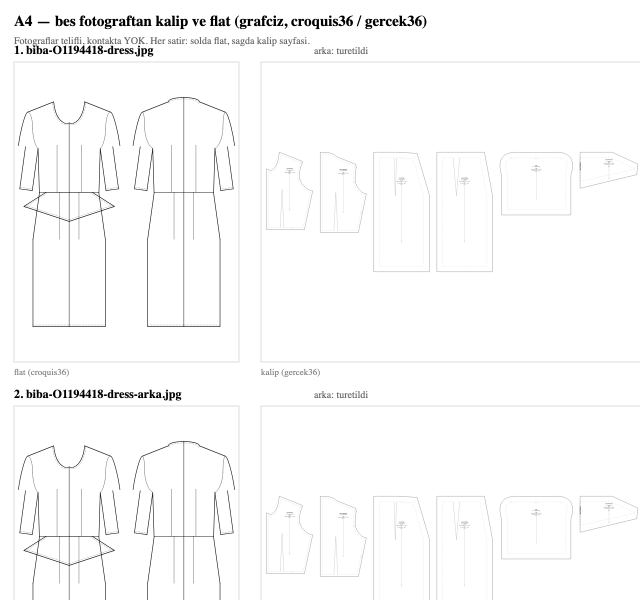
#> input picture _trash/giris/giris-foto-5.png, 1280 x 1200 px (shown at 1/2 size)
$ python -i flat-metre.py   (imports and definitions only)
#> lines starting #> are read from the running program, lines starting #| are printed output that depends on the picture; after the words box and inside, x2 and y2 are one past the last pixel; in counts of white or black regions, pixels touching at a corner belong together
#!/usr/bin/env python3
"""flat-metre — flat teknik çizimleri DETERMİNİSTİK ölçer. LLM/kanaat yok.

Golden = design_patterns/flats-clean (gerçek Etsy flat'leri) + Bugra kapak flat'leri.
Bizimki = flat-metre/out/*.png (rasterize.mjs).

Metrikler (hepsi en büyük bağlı bileşen = ön görünüm gövdesi üzerinde):
  profile21   : 21 normalize yükseklikte silüet genişliği / maks genişlik
  waist_ratio : %40-70 bandındaki min genişlik / omuz bandı (%8-18) genişliği
                (1.0'a yakın = bel oyuğu YOK = "üçgen heyula/kutu")
  hem_ratio   : etek ucu genişliği / omuz genişliği (kloşluk)
  symmetry    : mürekkep pikselinin bbox-merkez aynasıyla IoU'su
                (1.0 = piksel-simetrik = robotik; gerçek el çizimi < 1)
  frag        : 1000 mürekkep pikseli başına kopuk parça sayısı (titreklik/kıl-çizgi)
"""
import sys, os, json, glob
import numpy as np
from PIL import Image

INK_THR = 200      # gri < 200 = mürekkep (beyaz zemin varsayımı)
MIN_BLOB = 400     # px; küçük lekeler figür seçilirken elenir


def label(binary):
    """8-komşuluk bağlı bileşen etiketleme (BFS, stdlib+numpy)."""
    h, w = binary.shape
    labels = np.zeros((h, w), np.int32)
    cur = 0
    stack = []
    for sy in range(h):
        row = binary[sy]
        for sx in np.nonzero(row)[0]:
            if labels[sy, sx]:
                continue
            cur += 1
            stack.append((sy, sx)); labels[sy, sx] = cur
            while stack:
                y, x = stack.pop()
                y0, y1 = max(0, y-1), min(h, y+2)
                x0, x1 = max(0, x-1), min(w, x+2)
                for ny in range(y0, y1):
                    for nx in range(x0, x1):
                        if binary[ny, nx] and not labels[ny, nx]:
                            labels[ny, nx] = cur
                            stack.append((ny, nx))
    return labels, cur


def dilate(b, r=2):
    out = b.copy()
    for dy in range(-r, r+1):
        for dx in range(-r, r+1):
            if dy == 0 and dx == 0:
                continue
            s = np.roll(np.roll(b, dy, 0), dx, 1)
            out |= s
    return out


def split_views(ink):
    """FRONT+BACK yan yana çizimlerde SOL görünümü ver. Kontur çiziminde giysi
    İÇİ de boş olduğundan projeksiyon-vadisi güvenilmez; kural: mürekkep
    bbox'ı iki-görünüm kadar genişse (en/boy > 1.15) bbox ortasından kes."""
    ys, xs = np.nonzero(ink)
    if not len(xs):
        return ink
    x0, x1, y0, y1 = xs.min(), xs.max(), ys.min(), ys.max()
    bw, bh = x1 - x0 + 1, y1 - y0 + 1
    if bw / bh <= 1.15:
        return ink
    cut = x0 + bw // 2
    left = ink[:, :cut]
    return left if left.sum() > MIN_BLOB else ink


def measure(path):
#> called with path = '../../../_trash/giris/giris-foto-5.png'
    img = np.asarray(Image.open(path).convert('L'))
    ink = img < INK_THR
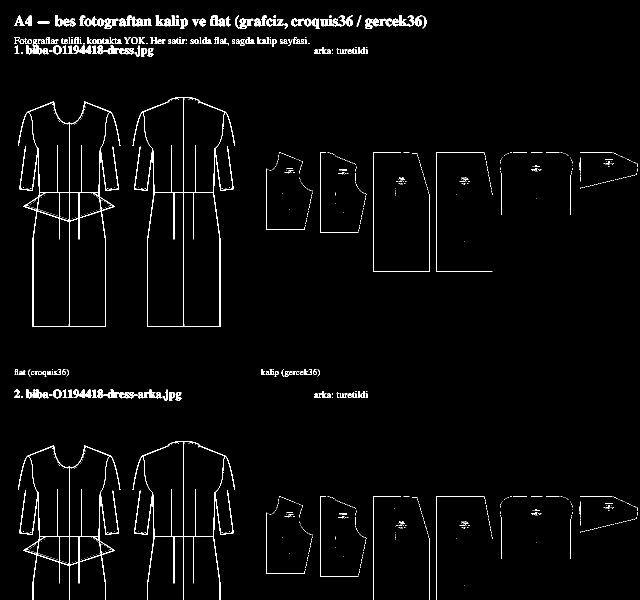
#> ink: shape (1200, 1280) bool (shown at 1/2 size); 2.5% white in thin lines or dots
    if ink.sum() < MIN_BLOB:
        return None
    ink = split_views(ink)
#> in split_views, `x0, x1, y0, y1 = xs.min(), xs.max(), ys.min(), ys.max()`: x0 = 28; x1 = 1275; y0 = 31; y1 = 1199
#> in split_views, `bw, bh = x1 - x0 + 1, y1 - y0 + 1`: bw = 1248; bh = 1169
    labels, n = label(ink)
#> after the loop in label, `for sy in range(h):`:
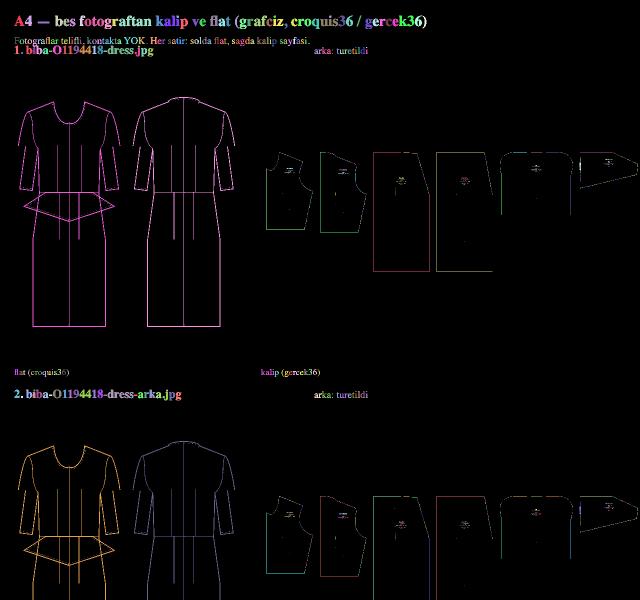
#> labels: shape (1200, 1280) int32 (shown at 1/2 size); 981 distinct labels, from 0 to 980; one colour per label, 0 black
#> after the loop in label, `for sy in range(h):`: cur = 980; stack = []
#> n = 980
    sizes = np.bincount(labels.ravel()); sizes[0] = 0
#> after `sizes = np.bincount(labels.ravel())`: sizes = 981 values, max 1497462 at index 0, min 1 at index 141, mean 1565.7
    main = sizes.argmax()
#> main = 145
    ys, xs = np.nonzero(labels == main)
#> ys = 4684 values from 203 to 653; xs = 4684 values, max 240 at index 842, min 36 at index 815, mean 138.2
    y0, y1, x0, x1 = ys.min(), ys.max(), xs.min(), xs.max()
#> y0 = 203; y1 = 653; x0 = 36; x1 = 240
    bh, bw = y1 - y0 + 1, x1 - x0 + 1
#> bh = 451; bw = 205
    comp = (labels == main)[y0:y1+1, x0:x1+1]
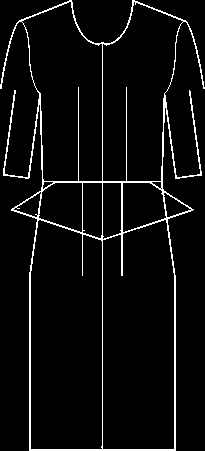
#> comp: shape (451, 205) bool; 5.1% white in thin lines or dots

    # genişlik profili: satırda ilk-son mürekkep aralığı
    spans = np.zeros(bh)
#> spans = 451 values from 0 to 0
    for r in range(bh):
        c = np.nonzero(comp[r])[0]
        spans[r] = (c[-1] - c[0] + 1) if len(c) else 0
#> this loop made 451 passes
#> c on passes 1, 2, 7: [69, 70, 71, 132, 133, 134], [67, 68, 69, 70, 71, 132, 133, 134, 135, 136, 137], [54, 55, 56, 57, 58, 71, 72, 132, 146, 147, 148, 149]
#> after the loop, spans = 451 values, max 205 at index 87, min 66 at index 0, mean 159
    prof = [float(spans[min(bh-1, int(t/20*(bh-1)))] / bw) for t in range(21)]
#> prof = [0.322, 0.834, 0.917, 0.966, 0.859, 0.888, 0.922, 0.951, 0.59, 0.785, 0.649, 0.678, 0.707, 0.717, 0.717, 0.717, 0.717, 0.717, 0.717, 0.717, 0.717]

    def band(a, b):
#> called with a = 0.08, b = 0.18
        s = spans[int(a*bh):max(int(a*bh)+1, int(b*bh))]
#> s = 45 values from 183 to 202
        s = s[s > 0]
        return float(np.median(s)) if len(s) else 0.0

    shoulder = band(0.08, 0.18)
#> shoulder = 194
    waist_min = float(spans[int(0.40*bh):int(0.70*bh)][spans[int(0.40*bh):int(0.70*bh)] > 0].min()) \
        if (spans[int(0.40*bh):int(0.70*bh)] > 0).any() else 0.0
#> waist_min = 121
    hem = band(0.95, 1.0)
#> hem = 147

    # simetri: 2px dilate edilmiş mürekkep, EKSEN-TARAMALI yatay ayna IoU
    # (giysi ekseni bbox merkezinde olmayabilir; ±%12 tarayıp en iyi eksen alınır.
    #  dilate: 1-2px hiza kayması ince kurşun çizgide IoU'yu haksız çökertmesin)
    d = dilate(comp, 2)
#> after the loop in dilate, `for dy in range(-r, r+1):`:
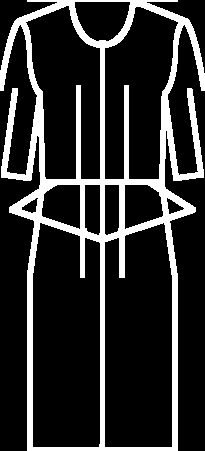
#> out: shape (451, 205) bool; 18.3% white; 1 white region, box (x1, y1, x2, y2) and area: (0, 0, 205, 451) 16944
    flip = d[:, ::-1]
    symmetry = 0.0
    for off in range(-bw // 8, bw // 8 + 1, max(1, bw // 100)):
        f = np.roll(flip, 2 * off, axis=1)
        inter = np.logical_and(d, f).sum()
        union = np.logical_or(d, f).sum()
        if union:
            symmetry = max(symmetry, float(inter / union))
#> this loop made 26 passes
#> (inter, union, symmetry) on passes 1 to 12: (3780, 30108, 0.126), (4237, 29651, 0.143), (3723, 30165, 0.143), (4375, 29513, 0.148), (4284, 29604, 0.148), (3230, 30658, 0.148), (3732, 30156, 0.148), (4706, 29182, 0.161), (4104, 29784, 0.161), (3584, 30304, 0.161), (4023, 29865, 0.161), (4588, 29300, 0.161)
#> pass 1, in measure, `f = np.roll(flip, 2 * off, axis=1)`:
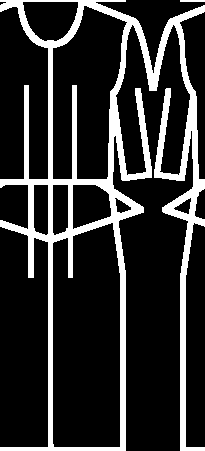
#> f: shape (451, 205) bool; 18.3% white; 2 white regions, box (x1, y1, x2, y2) and area: (0, 0, 205, 451) 16894, (180, 0, 205, 2) 50
#> pass 3, in measure, `f = np.roll(flip, 2 * off, axis=1)`:
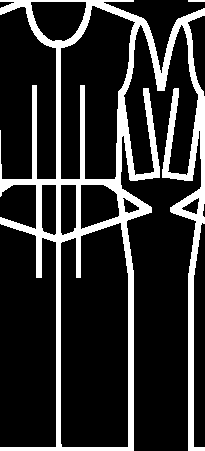
#> f: shape (451, 205) bool; 18.3% white; 2 white regions, box (x1, y1, x2, y2) and area: (0, 0, 205, 451) 16910, (188, 0, 205, 2) 34

    # parçalılık: bbox içindeki tüm mürekkep bileşenleri
    sub = ink[y0:y1+1, x0:x1+1]
#> sub: shape (451, 205) bool; 5.2% white in thin lines or dots
    _, nsub = label(sub)
#> after the loop in label (call 2), `for sy in range(h):`:
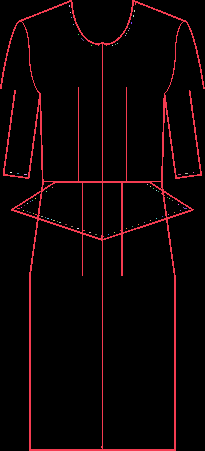
#> labels: shape (451, 205) int32; 71 distinct labels, from 0 to 70; one colour per label, 0 black
#> after the loop in label (call 2), `for sy in range(h):`: cur = 70
#> nsub = 70
    frag = float(nsub / max(1, sub.sum()) * 1000)
#> frag = 14.64

    return {
        'file': os.path.basename(path), 'bbox': [int(bw), int(bh)],
        'waist_ratio': round(waist_min / shoulder, 3) if shoulder else None,
        'hem_ratio': round(hem / shoulder, 3) if shoulder else None,
        'symmetry': round(symmetry, 3), 'frag': round(frag, 2),
        'profile21': [round(p, 3) for p in prof],
    }


# [56 lines left out: functions measure_cropped, main, not called in this run]


# [2 lines not run here, left out]

>>> result = measure('../../../_trash/giris/giris-foto-5.png')
#> result = 7 items

$ run again, on _trash/giris/a4-kontak-tur2.png
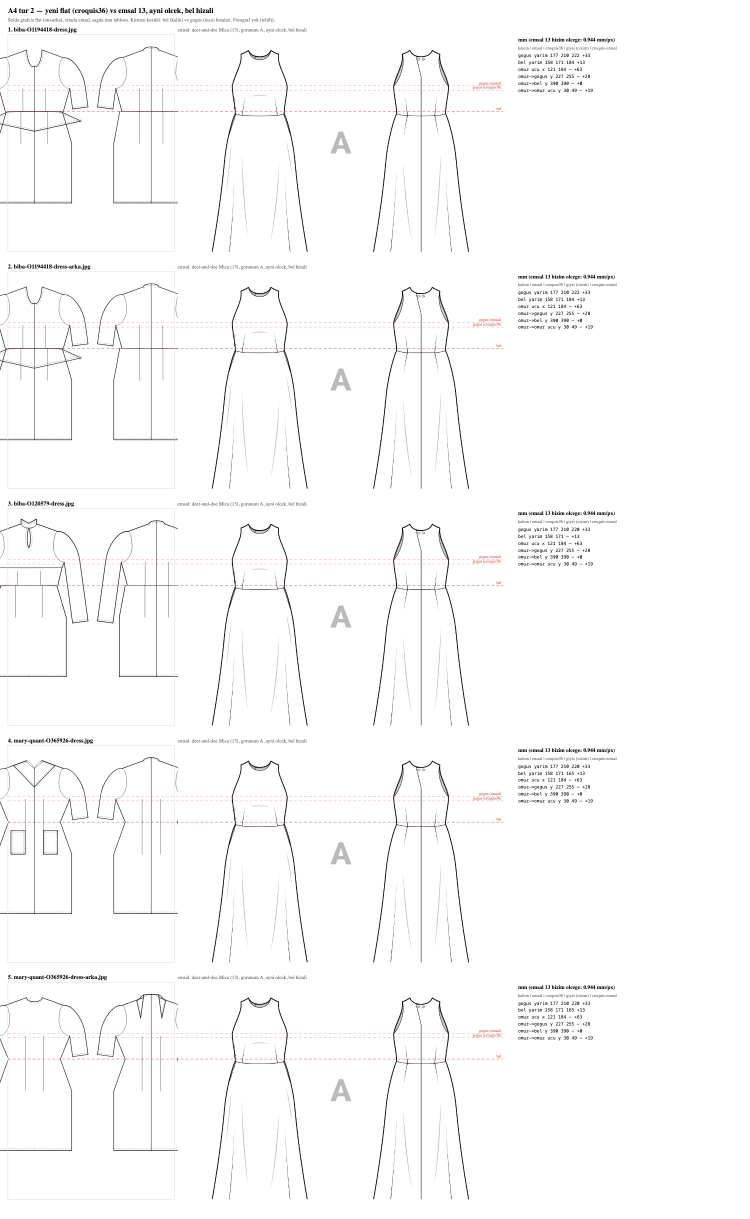
#> input picture _trash/giris/a4-kontak-tur2.png, 1500 x 2438 px (shown at 1/2 size)
#> in measure, `ink = img < INK_THR`:
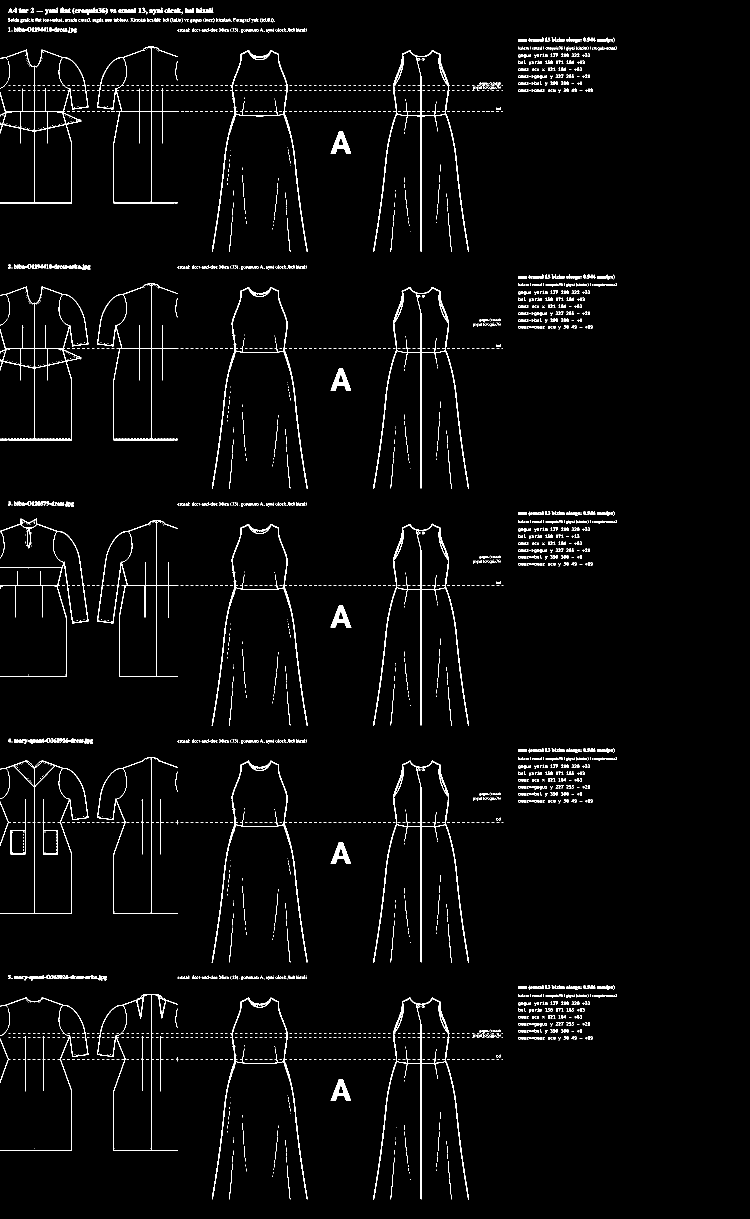
#> ink: shape (2438, 1500) bool (shown at 1/2 size); 2.5% white in thin lines or dots, all inside (x1, y1, x2, y2) = (0, 15, 1233, 2399)
#> in split_views, `x0, x1, y0, y1 = xs.min(), xs.max(), ys.min(), ys.max()`: x0 = 0; x1 = 1232; y0 = 15; y1 = 2398
#> in split_views, `bw, bh = x1 - x0 + 1, y1 - y0 + 1`: bw = 1233; bh = 2384
#> after the loop in label, `for sy in range(h):`: cur = 2714; stack = []
#> n = 2714
#> sizes = 2715 values, max 3564978 at index 0, min 1 at index 36, mean 1347
#> main = 2220
#> ys = 3373 values from 1995 to 2398; xs = 3373 values, max 937 at index 3341, min 746 at index 3355, mean 841.7
#> in measure, `y0, y1, x0, x1 = ys.min(), ys.max(), xs.min(), xs.max()`: y0 = 1995; y1 = 2398; x0 = 746; x1 = 937
#> in measure, `bh, bw = y1 - y0 + 1, x1 - x0 + 1`: bh = 404; bw = 192
#> comp: shape (404, 192) bool; 4.3% white in thin lines or dots
#> the loop in measure, `for r in range(bh):` made 404 passes
#> c on passes 1 to 3: [72, 73, 74, 118, 119], [71, 72, 73, 74, 117, 118, 119, 120, 121], [69, 70, 71, 72, 73, 74, 75, 117, 118, 119, 120, 121, 122]
#> after the loop in measure, `for r in range(bh):`: spans = 404 values, max 192 at index 401, min 48 at index 0, mean 134.2
#> prof = [0.25, 0.406, 0.469, 0.552, 0.594, 0.552, 0.521, 0.578, 0.635, 0.682, 0.719, 0.745, 0.766, 0.786, 0.812, 0.839, 0.87, 0.901, 0.932, 0.964, 1]
#> s = 40 values from 84 to 114
#> shoulder = 99.5
#> waist_min = 122
#> hem = 189
#> flip: shape (404, 192) bool; 13.2% white; 6 white regions (5 under 20 px), largest, box (x1, y1, x2, y2) and area: (0, 0, 192, 404) 10146
#> the loop in measure, `for off in range(-bw // 8, bw // 8 + 1, max(1, bw // 100)):` made 49 passes
#> (inter, union, symmetry) on passes 1 to 8: (1786, 18620, 0.0959), (1624, 18782, 0.0959), (1478, 18928, 0.0959), (1354, 19052, 0.0959), (1172, 19234, 0.0959), (990, 19416, 0.0959), (896, 19510, 0.0959), (966, 19440, 0.0959)
#> sub: shape (404, 192) bool; 5.3% white in thin lines or dots
#> after the loop in label (call 2), `for sy in range(h):`:
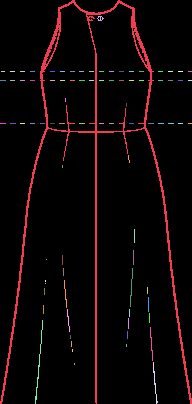
#> labels: shape (404, 192) int32; 85 distinct labels, from 0 to 84; one colour per label, 0 black
#> after the loop in label (call 2), `for sy in range(h):`: cur = 84
#> frag = 20.54
#> result = 7 items
